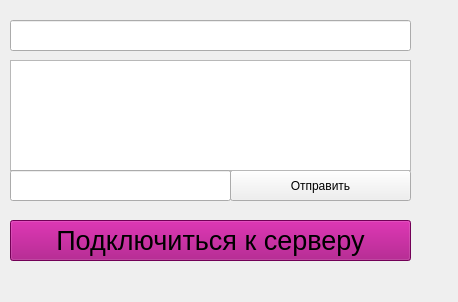
<?xml version="1.0" encoding="UTF-8"?>
<ui version="4.0">
 <class>MainWindow</class>
 <widget class="QMainWindow" name="MainWindow">
  <property name="geometry">
   <rect>
    <x>0</x>
    <y>0</y>
    <width>458</width>
    <height>302</height>
   </rect>
  </property>
  <property name="windowTitle">
   <string>MainWindow</string>
  </property>
  <property name="styleSheet">
   <string notr="true">background-color: rgb(255,255, 255
);</string>
  </property>
  <widget class="QWidget" name="centralwidget">
   <widget class="QPushButton" name="pushButton_2">
    <property name="geometry">
     <rect>
      <x>230</x>
      <y>170</y>
      <width>181</width>
      <height>31</height>
     </rect>
    </property>
    <property name="styleSheet">
     <string notr="true"/>
    </property>
    <property name="text">
     <string>Отправить</string>
    </property>
   </widget>
   <widget class="QTextBrowser" name="textBrowser">
    <property name="geometry">
     <rect>
      <x>10</x>
      <y>60</y>
      <width>401</width>
      <height>111</height>
     </rect>
    </property>
    <property name="html">
     <string>&lt;!DOCTYPE HTML PUBLIC &quot;-//W3C//DTD HTML 4.0//EN&quot; &quot;http://www.w3.org/TR/REC-html40/strict.dtd&quot;&gt;
&lt;html&gt;&lt;head&gt;&lt;meta name=&quot;qrichtext&quot; content=&quot;1&quot; /&gt;&lt;style type=&quot;text/css&quot;&gt;
p, li { white-space: pre-wrap; }
&lt;/style&gt;&lt;/head&gt;&lt;body style=&quot; font-family:'MS Shell Dlg 2'; font-size:7.8pt; font-weight:400; font-style:normal;&quot;&gt;
&lt;p style=&quot;-qt-paragraph-type:empty; margin-top:0px; margin-bottom:0px; margin-left:0px; margin-right:0px; -qt-block-indent:0; text-indent:0px;&quot;&gt;&lt;br /&gt;&lt;/p&gt;&lt;/body&gt;&lt;/html&gt;</string>
    </property>
   </widget>
   <widget class="QLineEdit" name="lineEdit_2">
    <property name="geometry">
     <rect>
      <x>10</x>
      <y>20</y>
      <width>401</width>
      <height>31</height>
     </rect>
    </property>
   </widget>
   <widget class="QLineEdit" name="lineEdit">
    <property name="geometry">
     <rect>
      <x>10</x>
      <y>170</y>
      <width>221</width>
      <height>31</height>
     </rect>
    </property>
   </widget>
   <widget class="QPushButton" name="pushButton">
    <property name="geometry">
     <rect>
      <x>10</x>
      <y>220</y>
      <width>401</width>
      <height>41</height>
     </rect>
    </property>
    <property name="styleSheet">
     <string notr="true">QPushButton {

    background-color:  rgb(160, 0, 120);
    color:  rgb(0, 0, 0);
    font-size:  27px;
}
QPushButton:pressed {
    background-color:  rgb(255, 202, 118);
}</string>
    </property>
    <property name="text">
     <string>Подключиться к серверу</string>
    </property>
   </widget>
  </widget>
 </widget>
 <resources/>
 <connections/>
</ui>
